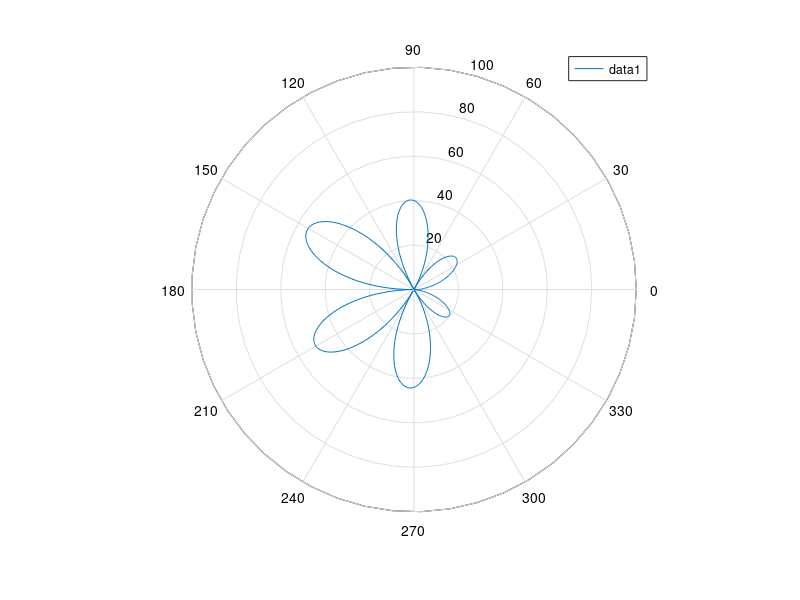

This figure's MATLAB source:
t = 0 : 0.01 : 2 * pi;
r = abs( 2 + 5 * sin( 3 .* t ) .* ( 1 + 2 * pi .* t - t .^ 2 ) );
p = polar( gca, t, r );

% set( groot, 'showhiddenhandles', 'on' )
% TTicks = [ 0  : 30 : 359 ];  % Note: here, specified in degrees
RTicks = [ 20 : 20 : 100 ];  % Note: 'zero' not included!
% set( gca, 'ttick', TTicks );
set( gca, 'rtick', RTicks );

% NumTticks = length( TTicks );
NumRticks = length( RTicks );   % will only be correct if zero was excluded above.

PolarGrid = findobj( gca, 'tag', 'polar_grid' );
Handles = get( PolarGrid, 'children' );
NumHandles = length( Handles );

legend('show')

% The children are arranged as follows:
%   NumTticks handles: text objects that make up the ttick labels (from last to first)
%   NumTticks handles: line objects that make up the ttick gridlines
%   NumRticks handles: text objects that make up the rtick labels (from last to first)
%   NumRticks handles: line objects that make up the rtick concentric gridlines
%   Last handle      : A darker line, coinciding with the last rtick gridline, serving as the outline.

% Therefore, to change the rticklabels:
% RTickLabelHandles = Handles( NumHandles - NumRticks - [1 : NumRticks] );
% RTickLabels = { '', '30db', '20db', '10db', '0' };
% for i = 1 : NumRticks, set( RTickLabelHandles(i), 'string', RTickLabels{i} ), end;
